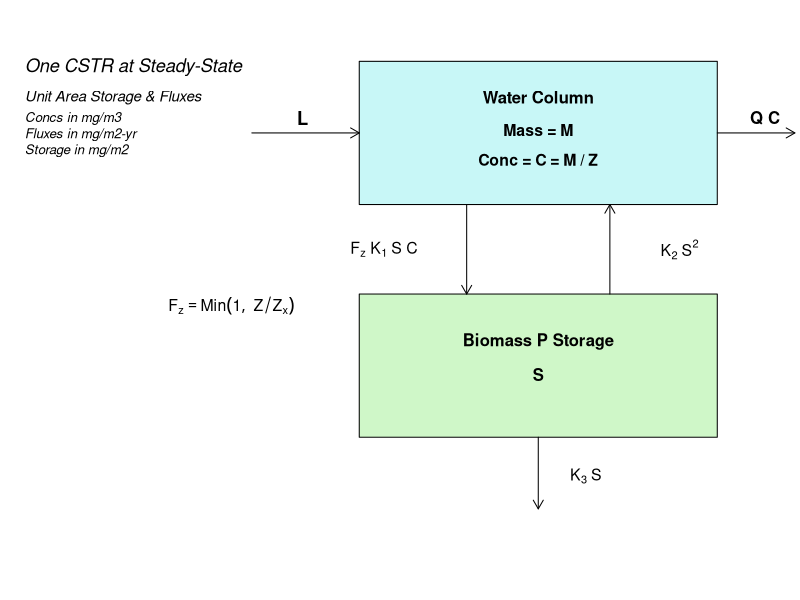
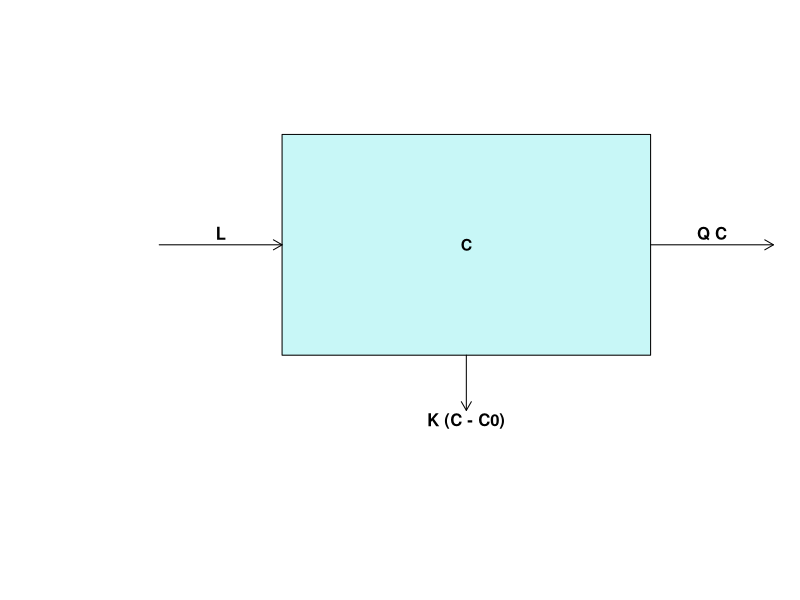

Generate these figures, in order, with R:
## ---- chunk 1
knitr::opts_chunk$set(
  collapse = TRUE,
  comment = "#>",
  echo = TRUE
)
## ---- chunk 2
library(knitr)
library(kableExtra)

## ---- chunk 3
data.frame(
  Variable = c("$Q$","$A$","$HLR$","$C_{in}$,$C_{out}$","$C^*$","$k$","$N$"),
  Definition = c("Flow","Area","Hydraulic Looading Rate $HLR = Q/A$",
                 "Inflow/Outflow Concentration","Background concentration",
                 "areal net settling (removal velocity)",
                 "Number of tanks in series"),
  Units = c(
    "$\\mathrm{m^{3}\\ y^{-1}}$",
    "$\\mathrm{m^{2}}$","$\\mathrm{m\\ y^{-1}}$",
    "$\\mathrm{mg\\ m^{-3}\\ or \\ \\mu g\\ L^{-1}}$",
    "$\\mathrm{mg\\ m^{-3}\\ or \\ \\mu g\\ L^{-1}}$",
    "$\\mathrm{m\\ y^{-1}}$","unitless"
  )
)|>
  kable(
  
  caption = "Model variables",
  align = "llc"
)|>
  kable_styling(
    full_width = FALSE
  )


## ---- chunk 4
par(mar = c(0.5,0.5,0.5,0.5))
layout(matrix(1:2,1,2),widths = c(0.2,1))
plot(0:1,0:1,type="n",ann=F,axes=F)
text(0.1, 0.95, "One CSTR at Steady-State", adj = c(0, 1),
     font = 3, cex = 1.1,xpd=NA)
text(0.1, 0.89, "Unit Area Storage & Fluxes", adj = c(0, 1),
     font = 3, cex = 0.9,xpd=NA)
text(0.1, 0.85, "Concs in mg/m3", adj = c(0, 1),
     font = 3, cex = 0.8,xpd=NA)
text(0.1, 0.82,  "Fluxes in mg/m2-yr", adj = c(0, 1),
     font = 3, cex = 0.8,xpd=NA)
text(0.1, 0.79, "Storage in mg/m2", adj = c(0, 1),
     font = 3, cex = 0.8,xpd=NA)

plot.new()
plot.window(xlim = c(0, 10), ylim = c(0, 9), asp = 1)
wc <- list(x1 = 3.2, x2 = 9.2, y1 = 6.1, y2 = 8.5)
rect(wc$x1, wc$y1, wc$x2, wc$y2, col = "#C8F7F7", border = "black", lwd = 1)

text((wc$x1+wc$x2)/2, 7.9, "Water Column", cex = 1.0, font = 2)
text((wc$x1+wc$x2)/2, 7.35, "Mass = M", cex = 0.95, font = 2)
text((wc$x1+wc$x2)/2, 6.85, "Conc = C = M / Z", cex = 0.95, font = 2)

# Biomass box
bio <- list(x1 = 3.2, x2 = 9.2, y1 = 2.2, y2 = 4.6)
rect(bio$x1, bio$y1, bio$x2, bio$y2, col = "#CFF7C8", border = "black", lwd = 1)

text((bio$x1+bio$x2)/2, 3.8, "Biomass P Storage", cex = 1.0, font = 2)
text((bio$x1+bio$x2)/2, 3.25, "S", cex = 1.0, font = 2)

# --- Arrows & labels ---
# Inflow L -> into water column (left)
arrows(1.4, 7.3, wc$x1, 7.3, length = 0.1, lwd = 1)
text(2.25, 7.55, "L", cex = 1.1, font = 2)

# Outflow Q C -> out of water column (right)
arrows(wc$x2, 7.3, 10.5, 7.3, length = 0.1, lwd = 1,xpd=NA)
text(10, 7.55, "Q C", cex = 1.0, font = 2)

# Downward arrow: water column -> biomass (uptake)
arrows(5.0, wc$y1, 5.0, bio$y2, length = 0.1, lwd = 1)
# Label left of the downward arrow: Fz K1 S C
text(3.05, 5.35, expression(F[z]~K[1]~S~C), adj = c(0, 0.5),
     cex = 0.95, font = 2)

# Upward arrow: biomass -> water column (recycle)
arrows(7.4, bio$y2, 7.4, wc$y1, length = 0.1, lwd = 1)
# Label to the right: K2 S^2
text(8.25, 5.35, expression(K[2]~S^2), adj = c(0, 0.5),
     cex = 0.95, font = 2)

# Downward arrow: biomass -> sink/burial (K3 S)
arrows((bio$x1+bio$x2)/2, bio$y1, (bio$x1+bio$x2)/2, 1.0, length = 0.1, lwd = 1)
text(7.0, 1.55, expression(K[3]~S), cex = 0.95, font = 2)

# Fz definition under the left flux label
text(0, 4.4, expression(F[z] == Min(1,~Z/Z[x])),
     adj = c(0, 0.5), cex = 0.95, font = 2)

## ---- chunk 5
params <- data.frame(
  Symbol = c("M", "S", "Z", "L", "Q", "K1", "K2", "K3"),
  Description = c(
    "Water column P storage",
    "Biomass P storage",
    "Mean water depth",
    "External P load",
    "Outflow rate",
    "Maximum uptake rate",
    "Recycle rate",
    "Burial rate"
  ),
  Units = c(
    "$\\mathrm{mg\\ m^{-2}}$", 
    "$\\mathrm{mg\\ m^{-2}}$",
    "$m$",
    "$\\mathrm{mg\\ m^{-2}\\ yr^{-1}}$",
    "$\\mathrm{m\\ yr^{-1}}$",
    "$\\mathrm{m^{3}\\ mg^{-1}\\ yr^{-1}}$",
    "$\\mathrm{m^{2}\\ mg^{-1}\\ yr^{-1}}$",
    "$\\mathrm{yr^{-1}}$"
  )
)

kable(
  params,
  caption = "DMSTA State Variables and Parameters",
  align = "lll"
)|>
  kable_styling(
    full_width = FALSE
  )|>
  pack_rows("State Variables",     start_row = 1, end_row = 3) |>
  pack_rows("Driving Variables",   start_row = 4, end_row = 5) |>
  pack_rows("Parameter Variables", start_row = 6, end_row = 8)

## ---- chunk 6

data.frame(Compartment = c("Storage:","Overall:", "Solution for C:","Solution for S:"),
           Equation = c(
             "$K1 \\cdot C = K2 \\cdot S + K3$",
             "$L - Q \\cdot C = K3 \\cdot S$",
             "$C = \\frac{(K2 \\cdot L + K3^{2})}{K3 \\cdot K1 + Q \\cdot K2}$",
             "$S = \\frac{(K1 \\cdot C - K3)}{K2}$")
           )|>
  kable(
    caption = "Steady-State Mass Balances 1 CSTR &  Fz = 1",
  align = "lc"
  )|>
  kable_styling(
    full_width = FALSE
  )


## ---- chunk 7
par(mar=c(0,0,0,0),oma = c(0.1,0.1,0.1,0.1))
plot.new()
plot(0:1,0:1,xlim = c(0, 1), ylim = c(0,1), ann=F,axes=F,type="n")
wc <- list(x1 = 0.2, x2 = 0.8, y1 = 0.4, y2 = 0.8)
rect(wc$x1, wc$y1, wc$x2, wc$y2, col = "#C8F7F7", border = "black", lwd = 1)

text(wc$x1+(wc$x2-wc$x1)/2,
     wc$y1+(wc$y2-wc$y1)/2,
     "C", cex = 0.95, font = 2)
a1 <- list(x0 = 0, y0=wc$y1+(wc$y2-wc$y1)/2,
           x1 = wc$x1, y1 = wc$y1+(wc$y2-wc$y1)/2)
with(a1,arrows(x0,y0, x1,y1, length = 0.1, lwd = 1))
text(a1$x0+(a1$x1-a1$x0)/2, a1$y0, "L", cex = 1, font = 2,pos=3,offset = 0.25)

a2 <- list(x0 =  wc$x2, y0 = wc$y1+(wc$y2-wc$y1)/2,
           x1 = 1, y1 = wc$y1+(wc$y2-wc$y1)/2)
with(a2,arrows(x0,y0, x1,y1, length = 0.1, lwd = 1))
text(a2$x0+(a2$x1-a2$x0)/2, a2$y0, "Q C", cex = 1.0, font = 2,pos=3,offset = 0.25)

a3 <- list(x0 = wc$x1+(wc$x2-wc$x1)/2,y0 = wc$y1,
           x1 = wc$x1+(wc$x2-wc$x1)/2, y1 = wc$y1*0.75)
with(a3,arrows(x0,y0, x1,y1, length = 0.1, lwd = 1))
text(a3$x0, a3$y1, "K (C - C0)", cex = 1, font = 2,pos=1,offset = 0.25)

## ---- chunk 8
# Forward NKC* (tanks-in-series) prediction
nkc_out <- function(Cin, k, HLR, N = 1, Cstar) {
  Cstar + (Cin - Cstar) / (1 + k / (N * HLR))^N
}

# Solve for HLR given target Cout
nkc_hlr <- function(Cin, Cout, k, N = 1, Cstar) {
  r <- (Cin - Cstar) / (Cout - Cstar)
  (k / N) / (r^(1/N) - 1)
}

# Solve for k given observed Cin/Cout and HLR
nkc_k <- function(Cin, Cout, HLR, N = 1, Cstar) {
  if (any(Cout <= Cstar))
    stop("Cout must be greater than Cstar")
  
  r <- (Cin - Cstar) / (Cout - Cstar)
  N * HLR * (r^(1/N) - 1)
}

# DMSTA parameter translations 
dmsta_KC_to_K123 <- function(K, C0, C1) {
  K3 <- K * (C1 - C0) / 1000
  K1 <- K3 / C0
  K2 <- K3 * K1 / K
  list(K1 = K1, K2 = K2, K3 = K3)
}

dmsta_K123_to_KC <- function(K1, K2, K3) {
  C0 <- K3 / K1
  K  <- (K1 * K3) / K2
  C1 <- (1000 * K2 + K3) / K1
  list(K = K, C0 = C0, C1 = C1)
}

# Estimate k from plug and flow
estimate_k_plug <- function(
  Cin, Cout,
  HLR,
  Cstar
) {
  if (any(Cout <= Cstar))
    stop("Cout must be greater than Cstar")

  HLR * log( (Cin - Cstar) / (Cout - Cstar) )
}

## ---- chunk 9
## Example Data
Cin <-  122
Cout <- 17
k  <-  66.5
HLR <- 9.5
Cstar <- 2

K <- 16.8
C0 <- 2
C1 <- 22

K1 <- 0.168
K2 <- 0.00336
K3 <- 0.336

# Estimated Cout given Cin, k, & HLR
nkc_out(Cin, k, HLR, N = 1, Cstar)

# Estimated HLR given Cin, Cout & k
nkc_hlr(Cin,Cout,k,N = 1,Cstar)

# vs more tanks
nkc_hlr(Cin,Cout,k,N = 3,Cstar)

## Estimate k 
nkc_k(Cin,Cout,HLR,1,Cstar)

# estimate model parameters
dmsta_KC_to_K123(K,C0,C1)

dmsta_K123_to_KC(K1,K2,K3)
